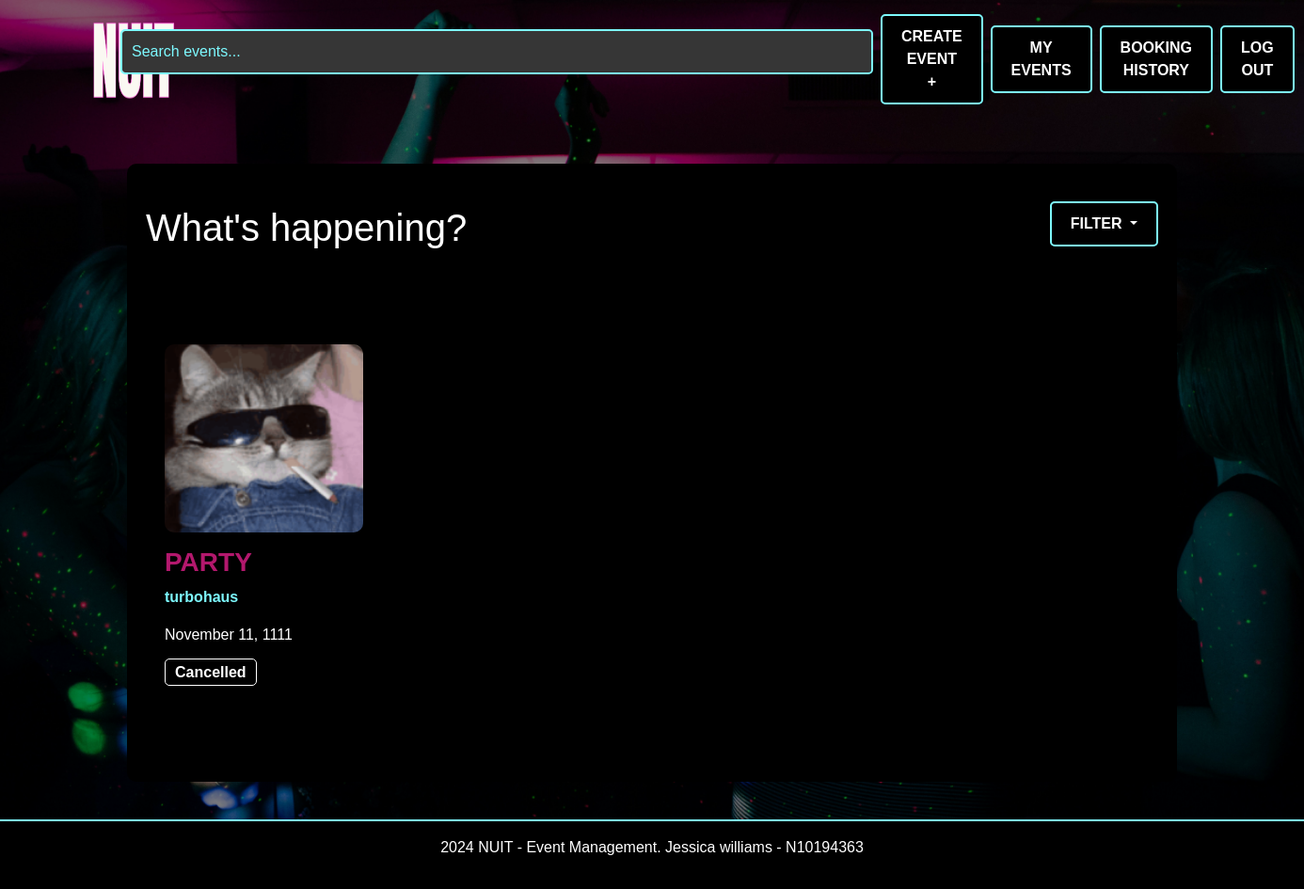
Screenshot of / (signed in) with the database file from the repository.
### website/models.py (models this page shows, shortened)
class Event(db.Model):
    id = db.Column(db.Integer, primary_key=True)
    name = db.Column(db.String(100), nullable=False)
    location = db.Column(db.String(100), nullable=False)
    date = db.Column(db.DateTime, nullable=False)
    description = db.Column(db.Text, nullable=True)
    available_tickets = db.Column(db.Integer, nullable=False)
    categories = db.Column(db.String(200), nullable=False)
    status = db.Column(db.String(200), default="Tickets available", nullable=False)
    image = db.Column(db.String(100), nullable=True)
    creator_id = db.Column(db.Integer, db.ForeignKey('user.id'), nullable=False)
    comments = db.relationship('Comment', backref='event', lazy=True)
    bookings = db.relationship('Booking', backref='event', lazy=True)

### website/views.py (the view)
@main_bp.route('/')
def index():
    register_form = RegistrationForm ()
    login_form = LoginForm()
    selected_categories = request.args.getlist('categories')
    search_query = request.args.get('search')
    events_query = Event.query
    if search_query:
        events_query = events_query.filter(
            (Event.name.ilike(f'%{search_query}%')) |
            (Event.description.ilike(f'%{search_query}%'))
        )
    if selected_categories:
        events_query = events_query.filter(Event.categories.in_(selected_categories)).all()
    events = events_query.all()
    return render_template('index.html', register_form=register_form, login_form=login_form, events=events)

### website/forms.py
class RegistrationForm (FlaskForm):
    first_name = StringField("First Name", validators=[InputRequired()])
    last_name = StringField("Last Name", validators=[InputRequired()])
    email = StringField("Email", validators=[InputRequired(), Email()])
    password = PasswordField("Password", validators=[InputRequired()])
    contact_number = StringField("Contact Number", validators=[
        InputRequired(),
        Length(min=10, max=15)
    ])
    street_address = StringField("Street Address", validators=[InputRequired()])
    submit = SubmitField("Register")

class LoginForm(FlaskForm):
    email = StringField("Email", validators=[InputRequired(), Email()])
    password = PasswordField("Password", validators=[InputRequired()])
    submit = SubmitField("Login")

### website/__init__.py (called while the page is built)
def create_app():
    app = Flask(__name__)  # this is the name of the module/package that is calling this app
    app.debug = True
    app.secret_key = 'somesecretkey'
    app.config['SQLALCHEMY_DATABASE_URI'] = 'sqlite:///sitedata.sqlite'
    db.init_app(app)
    Bootstrap5(app)
    login_manager = LoginManager()
    login_manager.login_view = 'auth.login'
    login_manager.init_app(app)
    UPLOAD_FOLDER = 'website/static/img'
    app.config['UPLOAD_FOLDER'] = UPLOAD_FOLDER
    from .models import User
    @login_manager.user_loader
    def load_user(user_id):
       return db.session.scalar(db.select(User).where(User.id==user_id))
    from . import views
    app.register_blueprint(views.main_bp)
    from . import auth
    app.register_blueprint(auth.auth_bp)
    from .events import event_bp
    app.register_blueprint(event_bp)
    return app

### website/templates/index.html (shortened to what this page needs)
{% extends "base.html" %} {% from "bootstrap5/form.html" import render_form %}
{% block content %}
<div class="container mt-5">
    <div class="section-background">
      <div class="d-flex justify-content-between align-items-center">
        <h1>What's happening?</h1>
            <div class="dropdown">
              <form method="GET" action="{{ url_for('main.index') }}">
                <button
                  class="btn btn-secondary dropdown-toggle"
                  type="button"
                  id="filterDropdown"
                  data-bs-toggle="dropdown"
                  aria-expanded="false"
                >
                  Filter
                </button>
              </form>
        </div>
      </div>
        <div class="row mt-5">
          {% for event in events %}
          <div class="col-lg-3 col-md-6 col-sm-12 mb-4">
            <div class="event-card">
              <a href="{{ url_for('main.event_details', event_id=event.id) }}">
                <img
                  src="{{ url_for('static', filename='img/' + event.image.replace('website/static/img', '')) }}"
                  class="img-fluid"
                  alt="{{ event.name }}"
                />
              </a>
              <h3>{{ event.name }}</h3>
              <p class="location">{{ event.location }}</p>
              <p>{{ event.date.strftime('%B %d, %Y') }}</p>
              {% if event.status == 'Sold Out' %}
              <span class="event-status status-sold-out">Sold Out</span>
              {% elif event.status == 'Tickets Available' %}
              <span class="event-status status-open">Tickets Available</span>
              {% elif event.status == 'Cancelled' %}
              <span class="event-status status-cancelled">Cancelled</span>
              {% elif event.status == 'Inactive' %}
              <span class="event-status status-inactive">Inactive</span>
              {% endif %}
            </div>
          </div>
          {% endfor %}
        </div>
      </div>
    </div>
  </div>
  {% endblock %}

### website/static/css/styles.css (style rules this page uses)
body, h1, h2, h3, h4, h5, h6, p, a, button, input, footer, .search-bar { font-family: Verdana, Geneva, sans-serif; }
h3,h4 { color: rgb(179, 24, 109); font-weight: bold; }
html, body { height: 100%; margin: 0; }
body { display: flex; flex-direction: column; justify-content: space-between; }
.btn { background-color: #000000; color: white; border: 2px solid rgb(125, 249, 255); padding: 10px 20px; border-radius: 5px; font-weight: bold; text-transform: uppercase; transition: background-color 0.3s ease, border-color 0.3s ease; }
.event-status { font-weight: bold; padding: 5px 10px; border-radius: 5px; background-color: black; border: 1px solid; }
.status-cancelled { color: white; border-color: white; }
.event-card { background-color: #000000; border-radius: 10px; padding: 20px; margin: 20px 0; }
.event-card img { width: 100%; height: 200px; object-fit: cover; border-radius: 10px; margin-bottom: 15px; }
.location { color: #7DF9FF; font-weight: bold; }
body { background-image: url('../img/background.jpg'); background-size: cover; background-position: center; background-repeat: no-repeat; background-attachment: fixed; color: white; position: relative; z-index: 0; }
body::before { content: ""; position: fixed; top: 0; left: 0; width: 100%; height: 100%; background-color: rgba(0, 0, 0, 0.5); z-index: -1; }
.section-background { background-color: black; padding: 40px 20px; margin-bottom: 40px; border-radius: 10px; }

### rows the page displays
Event: image (picture), name "PARTY", location "turbohaus", date "November 11, 1111", status "Cancelled"
